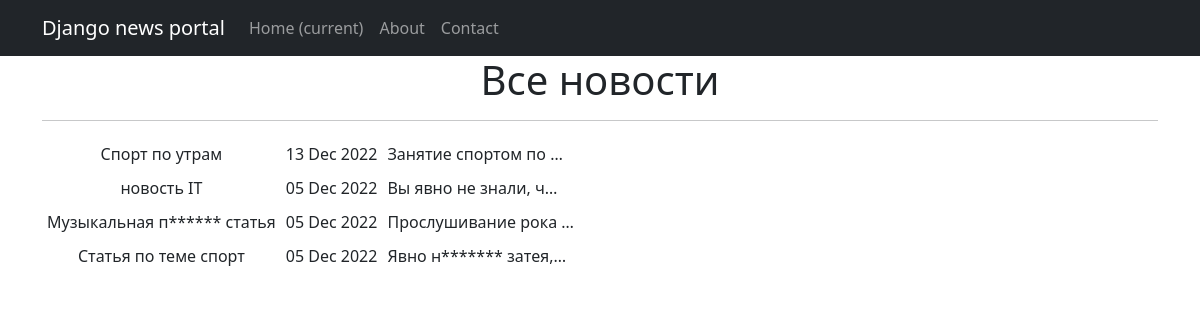
Page /news/ on the committed database.
### news/models.py (models this page shows, shortened)
class Post(models.Model):
    article = 'a'
    news = 'n'
    POST_TYPE = [
        (article, "Статья"),
        (news, "Новость")
    ]
    author = models.ForeignKey(Author, on_delete=models.CASCADE)
    post_type = models.CharField(max_length=1, choices=POST_TYPE, default=article)
    created = models.DateTimeField(auto_now_add=True)
    cats = models.ManyToManyField(Category, through='PostCategory')
    title = models.CharField(max_length=256)
    text = models.TextField()
    rating = models.IntegerField(default=0)

### news/views.py (the view)
# urls.py: path('', PostList.as_view()),
class PostList(ListView):
    model = Post
    ordering = '-created'
    template_name = 'news.html'
    context_object_name = 'news'

### news/templatetags/custom_filters.py (called while the page is built)
@register.filter(name='censor')
def censor(text):
    for word in UNWANTED_WORDS:
        if word in text:
            text = text.replace(word[1:len(word)], f'{len(word) * "*"}')
    return text

### templates/news.html (shortened to what this page needs)
{% extends 'flatpages/default.html' %}
{% load custom_filters %}
{% block content %}
<h1>Все новости</h1>
<hr>
    <table cellspacing="10" cellpadding="5">
        {% for new in news %}
        <tr>
            <td>{{ new.title|censor }}</td>
            <td>{{ new.created|date:'d M Y' }}</td>
            <td align="left">{{ new.text|truncatechars:20|censor }}</td>
        </tr>
        {% endfor %}
    </table>
{% endblock content %}

### templates/flatpages/default.html (shortened to what this page needs)
<!DOCTYPE html>
<html lang="en">
    <head>
        {% load static %}
        <link href="{% static 'css/styles.css' %}" rel="stylesheet" />
    </head>
    <body>
        <nav class="navbar navbar-expand-lg navbar-dark bg-dark static-top">
            <div class="container">
                <a class="navbar-brand" href="#">Django news portal</a>
                <div class="collapse navbar-collapse" id="navbarResponsive">
                    <ul class="navbar-nav ml-auto">
                        <li class="nav-item active">
                            <a class="nav-link" href="#">Home
                                <span class="sr-only">(current)</span>
                            </a>
                        </li>
                        <li class="nav-item">
                            <a class="nav-link" href="/about/">About</a>
                        </li>
                        <li class="nav-item">
                            <a class="nav-link" href="/contacts/">Contact</a>
                        </li>
                    </ul>
                </div>
            </div>
        </nav>
        <div class="container">
            <div class="row">
                <div class="col-lg-12 text-center">
                    {% block content %}{% endblock content %}
                </div>
            </div>
        </div>
    </body>
</html>

### rows in the picture
Post: title|censor "Спорт по утрам", created "13 Dec 2022", text|censor "Занятие спортом по …"
Post: title|censor "новость IT", created "05 Dec 2022", text|censor "Вы явно не знали, ч…"
Post: title|censor "Музыкальная п****** статья", created "05 Dec 2022", text|censor "Прослушивание рока …"
Post: title|censor "Статья по теме спорт", created "05 Dec 2022", text|censor "Явно н******* затея,…"
